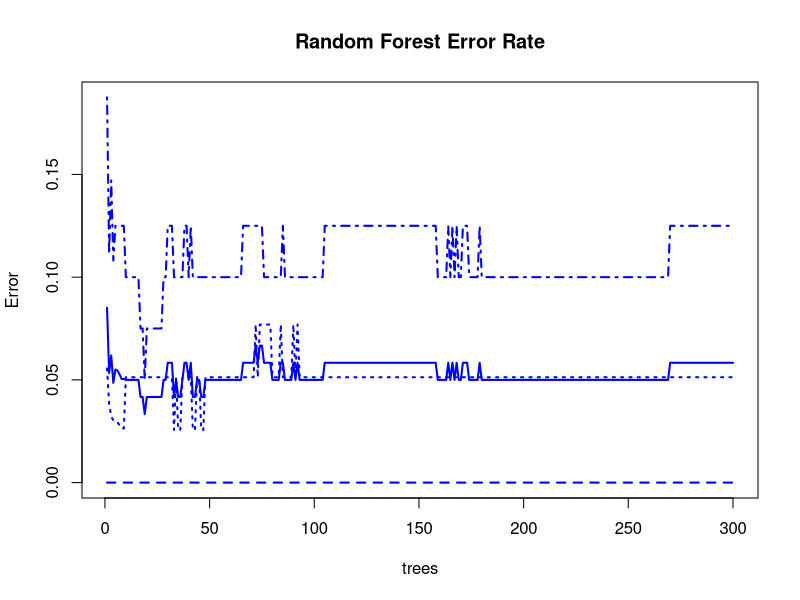
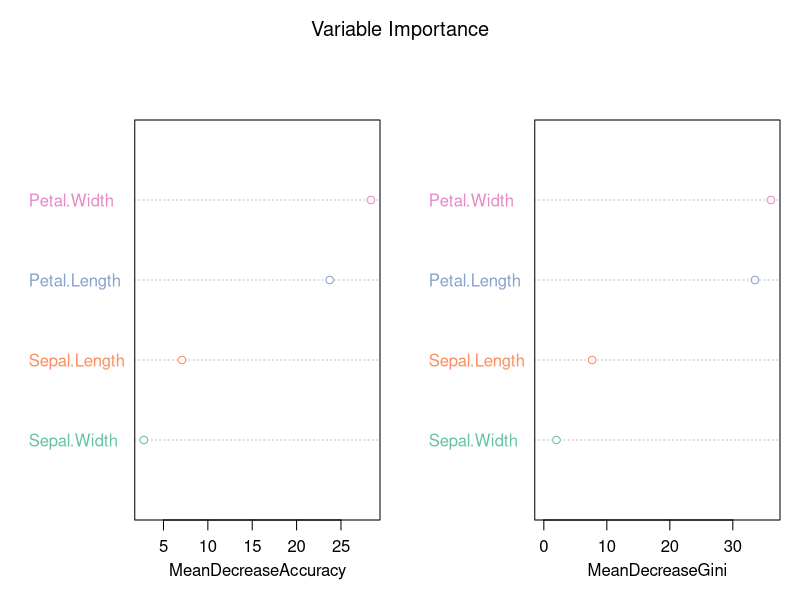

R code for these plots, in order:
# Load Libraries
library(randomForest)
library(ggplot2)
library(dplyr)
library(caret)
library(RColorBrewer)

set.seed(42)

# Split Data (80% Train, 20% Test)
trainIndex <- sample(1:nrow(iris), 0.8 * nrow(iris))
trainData <- iris[trainIndex, ]
testData  <- iris[-trainIndex, ]

# Build Random Forest Model
iris.rf <- randomForest(
  Species ~ .,
  data = trainData,
  ntree = 300,         # number of trees
  mtry = 2,            # number of variables sampled per split
  importance = TRUE,
  proximity = TRUE
)

# Confusion Matrix & Metrics
print(iris.rf)
predictions <- predict(iris.rf, newdata = testData)
print(confusionMatrix(predictions, testData$Species))

# Plot OOB Error (Training Error)
plot(iris.rf, main = "Random Forest Error Rate", lwd = 2, col = "blue")

# Variable Importance Plot
varImpPlot(
  iris.rf,
  sort = TRUE,
  n.var = 4,
  main = "Variable Importance",
  col = brewer.pal(4, "Set2")
)